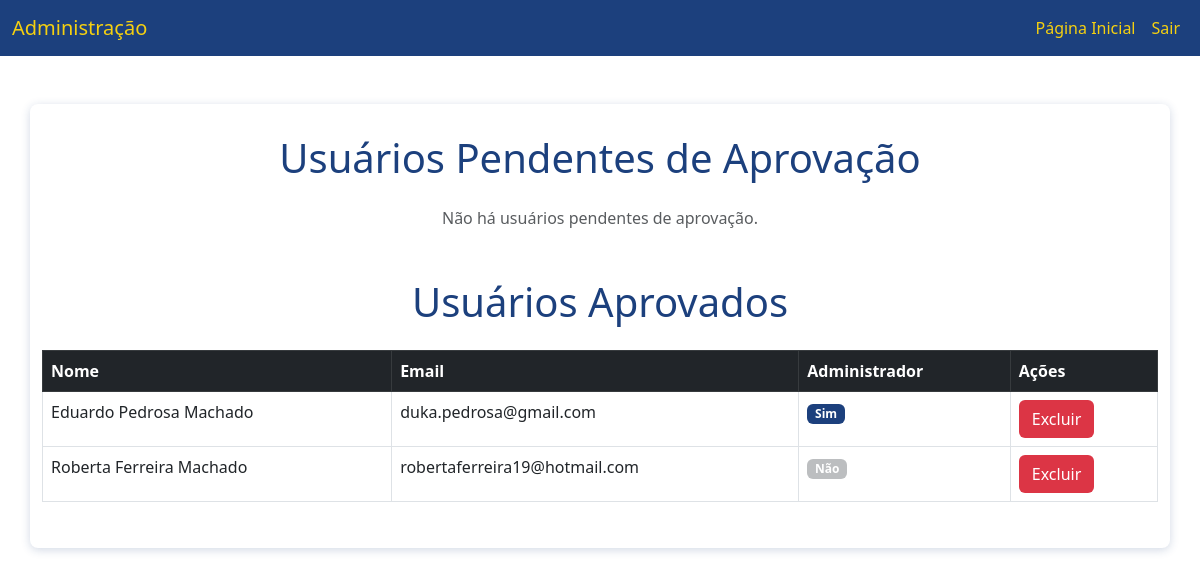
Before: /admin (signed in) with the older database file.
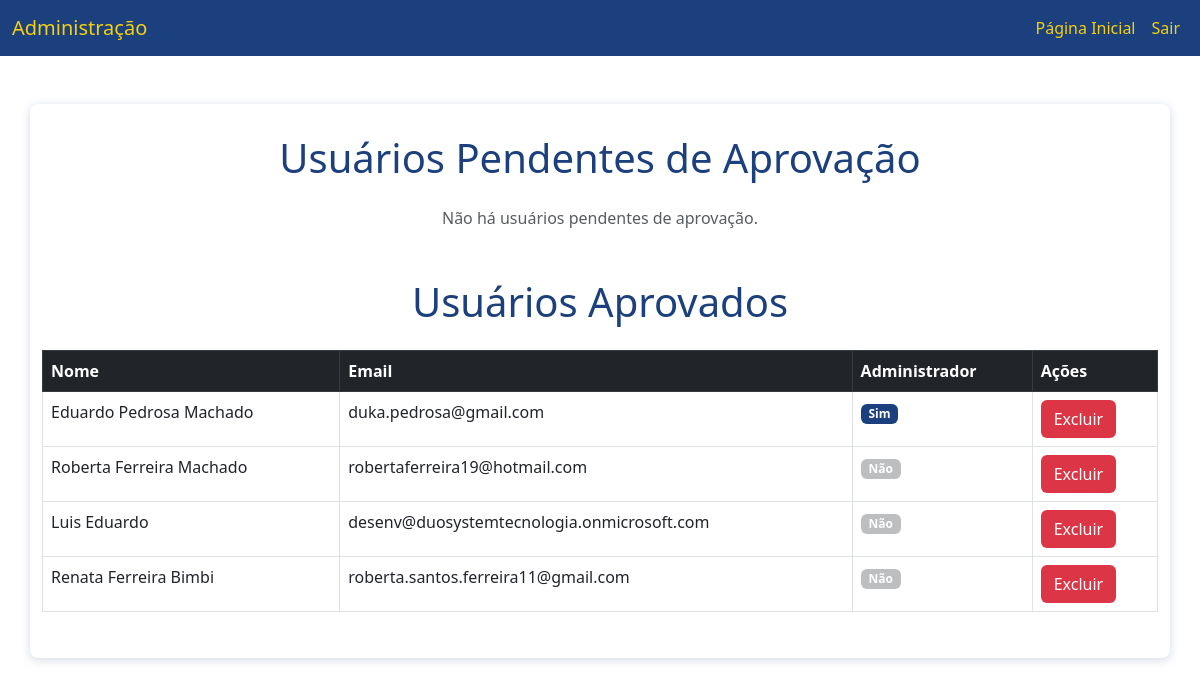
After: the same page with the newer database file.
### models.py (models this page shows, shortened)
class UsuarioLogin(db.Model, UserMixin):
    __tablename__ = 'usuario_login'
    id = db.Column(db.Integer, primary_key=True)
    nome = db.Column(db.String(100), nullable=False)
    email = db.Column(db.String(100), nullable=False, unique=True)
    senha_hash = db.Column(db.String(128), nullable=False)
    aprovado = db.Column(db.Boolean, default=False)  # Para usuários que precisam de aprovação
    is_admin = db.Column(db.Boolean, default=False)  # Marca o usuário como administrador

### app.py (the view)
@app.route('/admin', methods=['GET', 'POST'])
@login_required
def admin():
    if not current_user.is_admin:
        flash('Você precisa ser um administrador para acessar essa página', 'danger')
        return redirect(url_for('home'))
    usuarios_pendentes = UsuarioLogin.query.filter_by(aprovado=False).all()
    usuarios_aprovados = UsuarioLogin.query.filter_by(aprovado=True).all()
    return render_template('admin.html',
                           usuarios_pendentes=usuarios_pendentes,
                           usuarios_aprovados=usuarios_aprovados)

### app.py (called while the page is built)
@login_manager.user_loader
def load_user(user_id):
    return UsuarioLogin.query.get(int(user_id))

### templates/admin.html (shortened to what the changed rows need)
<!DOCTYPE html>
<html lang="pt-br">
<head>
    <link rel="stylesheet" href="{{ url_for('static', filename='css/style.css') }}">
    <link href="https://cdn.jsdelivr.net/npm/bootstrap@5.3.0-alpha1/dist/css/bootstrap.min.css" rel="stylesheet">
</head>
<body>
    <div class="container mt-5">
        <h1 class="text-center mb-4" style="color: #1C407D;">Usuários Pendentes de Aprovação</h1>
        <h1 class="text-center mb-4 mt-5" style="color: #1C407D;">Usuários Aprovados</h1>
        {% if usuarios_aprovados %}
            <table class="table table-bordered">
                <thead class="table-dark" style="background-color: #1C407D; color: #FFFFFF;">
                    <tr>
                        <th>Nome</th>
                        <th>Email</th>
                        <th>Administrador</th>
                        <th>Ações</th>
                    </tr>
                </thead>
                <tbody>
                    {% for usuario in usuarios_aprovados %}
                        <tr>
                            <td>{{ usuario.nome }}</td>
                            <td>{{ usuario.email }}</td>
                            <td>
                                {% if usuario.is_admin %}
                                    <span class="badge" style="background-color: #1C407D; color: #FFFFFF;">Sim</span>
                                {% else %}
                                    <span class="badge" style="background-color: #BCBEC0; color: #FFFFFF;">Não</span>
                                {% endif %}
                            </td>
                            <td>
                                <form action="{{ url_for('excluir_usuario_aprovado', usuario_id=usuario.id) }}" method="POST" style="display:inline;">
                                    <button type="submit" class="btn" style="background-color: #DC3545; color: #FFFFFF;">Excluir</button>
                                </form>
                            </td>
                        </tr>
                    {% endfor %}
                </tbody>
            </table>
        {% else %}
            <p class="text-center text-muted">Não há usuários aprovados.</p>
        {% endif %}
    </div>
</body>
</html>

Changed rows visible on the page:
added UsuarioLogin: nome "Luis Eduardo", email "desenv@duosystemtecnologia.onmicrosoft.com", is_admin "Não"
added UsuarioLogin: nome "Renata Ferreira Bimbi", email "roberta.santos.ferreira11@gmail.com", is_admin "Não"
